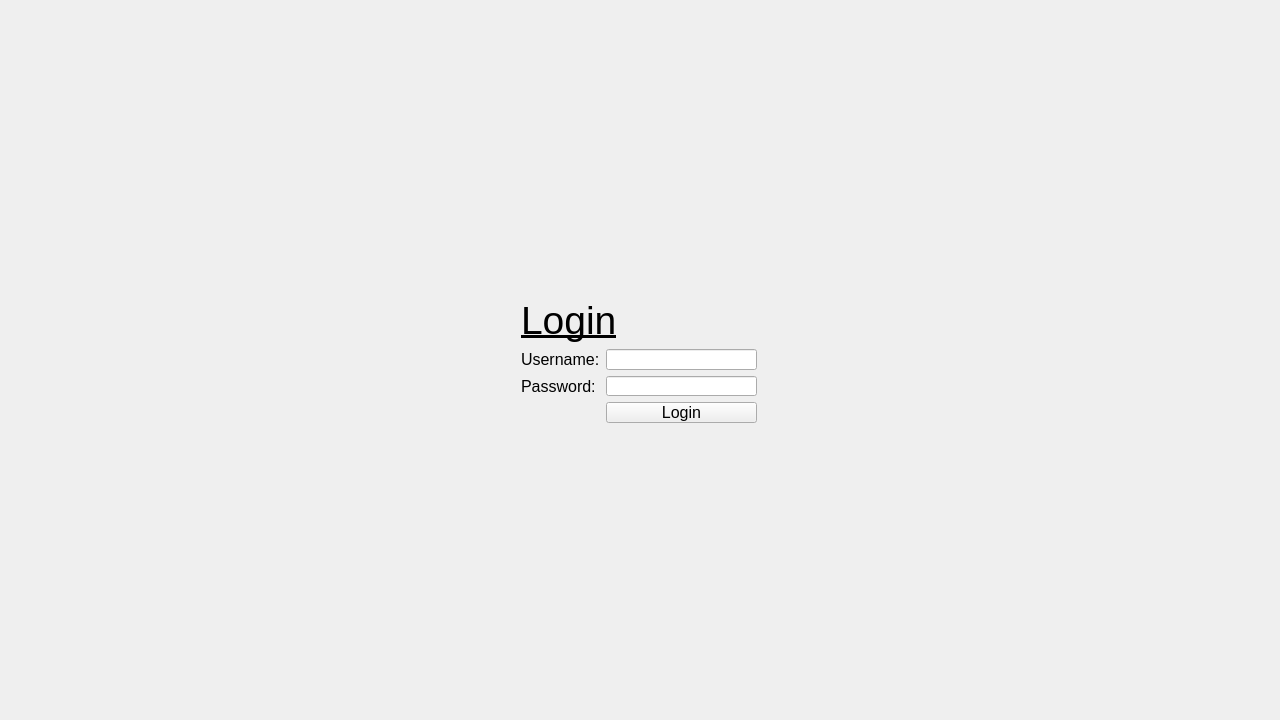
<?xml version="1.0" encoding="UTF-8"?>
<ui version="4.0">
 <class>centralWidget</class>
 <widget class="QWidget" name="centralWidget">
  <property name="geometry">
   <rect>
    <x>0</x>
    <y>0</y>
    <width>1280</width>
    <height>720</height>
   </rect>
  </property>
  <property name="sizePolicy">
   <sizepolicy hsizetype="Minimum" vsizetype="Minimum">
    <horstretch>0</horstretch>
    <verstretch>0</verstretch>
   </sizepolicy>
  </property>
  <property name="windowTitle">
   <string>Neo - Login</string>
  </property>
  <widget class="QWidget" name="layoutWidget">
   <property name="geometry">
    <rect>
     <x>510</x>
     <y>287</y>
     <width>258</width>
     <height>147</height>
    </rect>
   </property>
   <layout class="QVBoxLayout" name="verticalLayout">
    <item>
     <widget class="QLabel" name="LoginHeader">
      <property name="enabled">
       <bool>true</bool>
      </property>
      <property name="font">
       <font>
        <family>Arial</family>
        <pointsize>29</pointsize>
        <underline>true</underline>
       </font>
      </property>
      <property name="text">
       <string>Login</string>
      </property>
     </widget>
    </item>
    <item>
     <layout class="QFormLayout" name="LoginFormLayout">
      <property name="formAlignment">
       <set>Qt::AlignLeading|Qt::AlignLeft|Qt::AlignVCenter</set>
      </property>
      <item row="0" column="0">
       <widget class="QLabel" name="UsernameLabel">
        <property name="font">
         <font>
          <family>Arial</family>
          <pointsize>12</pointsize>
         </font>
        </property>
        <property name="text">
         <string>Username:</string>
        </property>
       </widget>
      </item>
      <item row="0" column="1">
       <widget class="QLineEdit" name="UsernameInput">
        <property name="inputMethodHints">
         <set>Qt::ImhNoAutoUppercase</set>
        </property>
       </widget>
      </item>
      <item row="1" column="0">
       <widget class="QLabel" name="PasswordLabel">
        <property name="font">
         <font>
          <family>Arial</family>
          <pointsize>12</pointsize>
         </font>
        </property>
        <property name="inputMethodHints">
         <set>Qt::ImhNone</set>
        </property>
        <property name="text">
         <string>Password:</string>
        </property>
       </widget>
      </item>
      <item row="1" column="1">
       <widget class="QLineEdit" name="PasswordInput">
        <property name="inputMethodHints">
         <set>Qt::ImhHiddenText|Qt::ImhNoAutoUppercase|Qt::ImhNoPredictiveText|Qt::ImhSensitiveData</set>
        </property>
        <property name="echoMode">
         <enum>QLineEdit::Password</enum>
        </property>
       </widget>
      </item>
      <item row="2" column="1">
       <widget class="QPushButton" name="loginButton">
        <property name="font">
         <font>
          <family>Segoe UI</family>
          <pointsize>12</pointsize>
         </font>
        </property>
        <property name="text">
         <string>Login</string>
        </property>
       </widget>
      </item>
     </layout>
    </item>
   </layout>
  </widget>
 </widget>
 <layoutdefault spacing="6" margin="11"/>
 <resources/>
 <connections/>
</ui>
